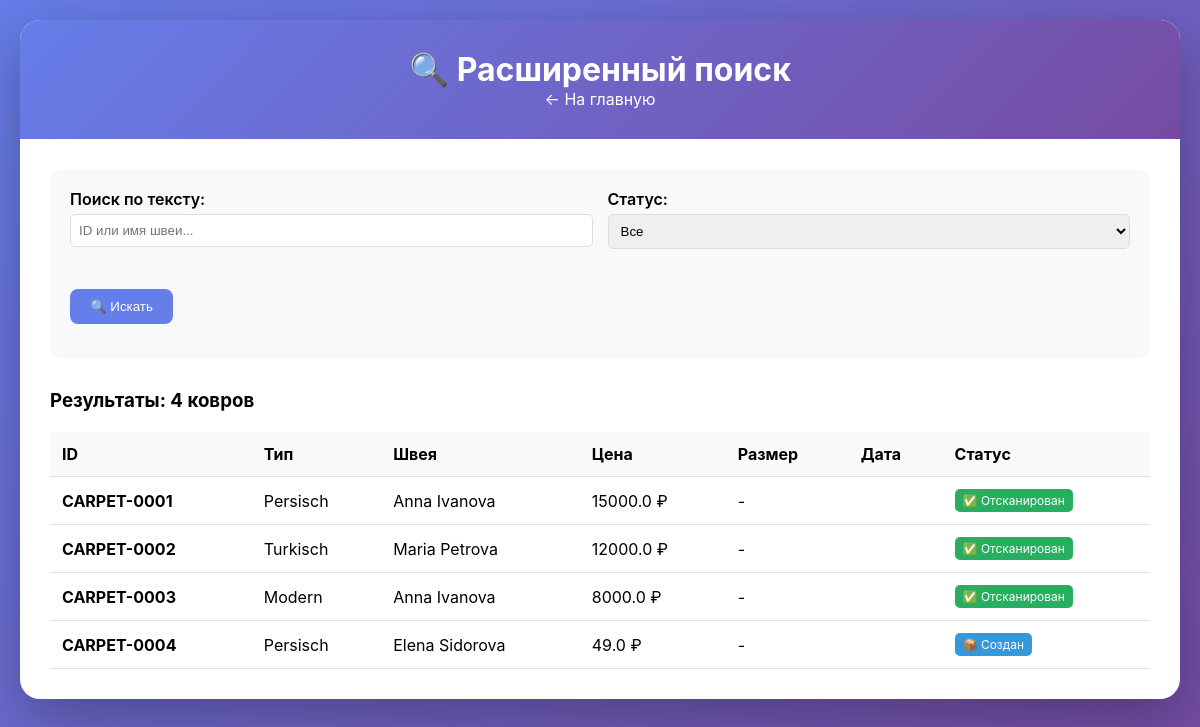
Before: /search with the older database file.
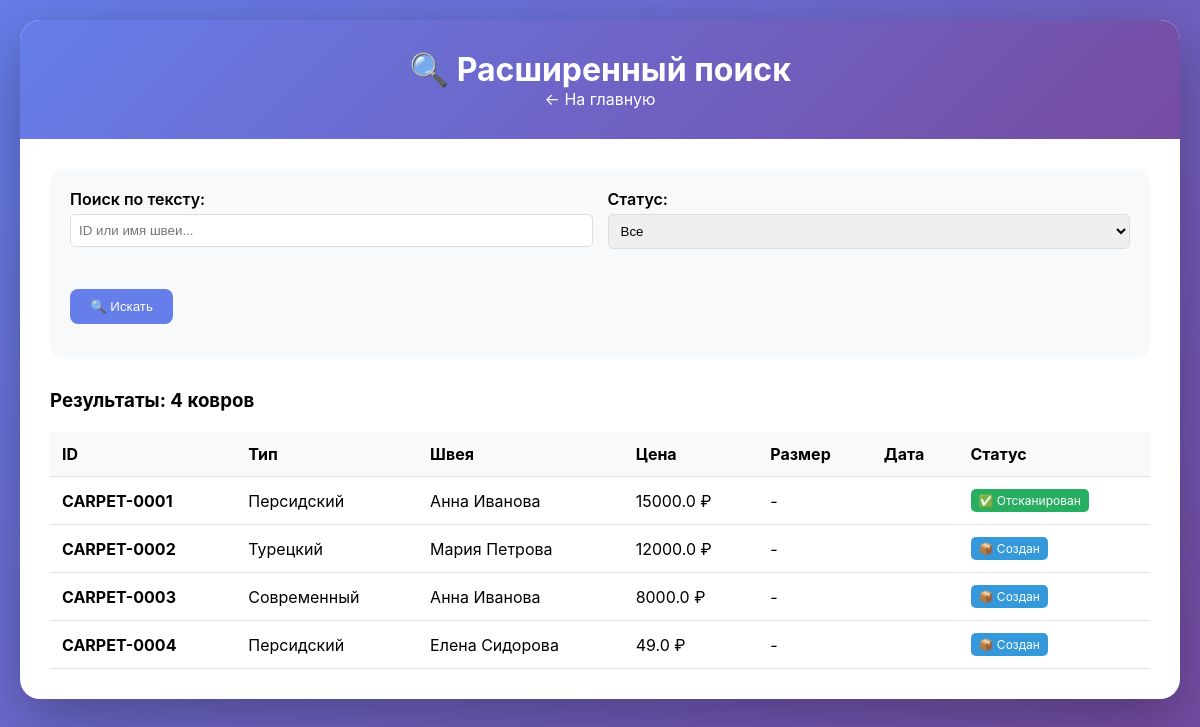
After: the same page with the newer database file.
### app.py (models this page shows)
class Carpet(db.Model):
    id = db.Column(db.Integer, primary_key=True)
    carpet_id = db.Column(db.String(50), unique=True, nullable=False)
    carpet_type_id = db.Column(db.Integer, db.ForeignKey('carpet_type.id'), nullable=False)
    craftsman_id = db.Column(db.Integer, db.ForeignKey('craftsman.id'), nullable=False)
    price = db.Column(db.Float, nullable=False)
    size = db.Column(db.String(50))
    material = db.Column(db.String(100))
    color = db.Column(db.String(50))
    status = db.Column(db.String(50), default='created')
    scanned_at = db.Column(db.String(20), nullable=True)
    scanned_by = db.Column(db.String(50), default='admin')
    notes = db.Column(db.Text)
    qr_code_path = db.Column(db.String(200))
    created_at = db.Column(db.DateTime, default=datetime.utcnow)

class CarpetType(db.Model):
    id = db.Column(db.Integer, primary_key=True)
    name = db.Column(db.String(100), nullable=False, unique=True)
    base_price = db.Column(db.Float, nullable=False)
    description = db.Column(db.Text)
    created_at = db.Column(db.DateTime, default=datetime.utcnow)
    carpets = db.relationship('Carpet', backref='carpet_type_ref', lazy=True)

class Craftsman(db.Model):
    id = db.Column(db.Integer, primary_key=True)
    name = db.Column(db.String(100), nullable=False)
    phone = db.Column(db.String(20))
    created_at = db.Column(db.DateTime, default=datetime.utcnow)
    carpets = db.relationship('Carpet', backref='craftsman_ref', cascade="all, delete-orphan")

### app.py (the view)
@app.route('/search')
def search():
    q = request.args.get('q', '')
    status = request.args.get('status', '')
    craftsman_id = request.args.get('craftsman_id', '')
    carpet_type_id = request.args.get('carpet_type_id', '')
    scan_date_from = request.args.get('scan_date_from', '')
    scan_date_to = request.args.get('scan_date_to', '')
    query = Carpet.query
    if q:
        query = query.filter(Carpet.carpet_id.contains(q) | Carpet.craftsman_ref.has(name=q))
    if status:
        query = query.filter(Carpet.status == status)
    if craftsman_id:
        query = query.filter(Carpet.craftsman_id == craftsman_id)
    if carpet_type_id:
        query = query.filter(Carpet.carpet_type_id == carpet_type_id)
    if scan_date_from:
        query = query.filter(Carpet.scanned_at >= scan_date_from)
    if scan_date_to:
        query = query.filter(Carpet.scanned_at <= scan_date_to)
    carpets = query.all()
    craftsmen_stats = []
    for c in Craftsman.query.all():
        count = Carpet.query.filter_by(craftsman_id=c.id).count()
        scanned = Carpet.query.filter_by(craftsman_id=c.id, status='scanned').count()
        craftsmen_stats.append({'id': c.id, 'name': c.name, 'count': count, 'scanned': scanned})
    return render_template('search.html', carpets=carpets, query=q, status=status,
        craftsmen_stats=craftsmen_stats, craftsmen=Craftsman.query.all(),
        carpet_types=CarpetType.query.all(), selected_craftsman=craftsman_id,
        selected_type=carpet_type_id, scan_date_from=scan_date_from, scan_date_to=scan_date_to)

### templates/search.html (shortened to what this page needs)
<!DOCTYPE html>
<html lang="ru">
<head>
</head>
<body>
    <div class="container">
        <div class="header">
            <h1>🔍 Расширенный поиск</h1>
            <a href="/">← На главную</a>
        </div>
        <div class="content">
            <div class="search-form">
                <form method="GET" action="/search">
                    <div class="form-row">
                        <div class="form-group">
                            <label>Поиск по тексту:</label>
                            <input type="text" name="q" placeholder="ID или имя швеи..." value="{{ query }}">
                        </div>
                        <div class="form-group">
                            <label>Статус:</label>
                            <select name="status">
                                <option value="">Все</option>
                            </select>
                        </div>
                    </div>
                    <div class="form-row">
                        <div class="form-group">
                            <label>&nbsp;</label>
                            <button type="submit">🔍 Искать</button>
                        </div>
                    </div>
                </form>
            </div>
            <h3>Результаты: {{ carpets|length }} ковров</h3>
            {% if carpets %}
            <div style="overflow-x: auto;">
                <table>
                    <thead>
                        <tr>
                            <th>ID</th>
                            <th>Тип</th>
                            <th>Швея</th>
                            <th>Цена</th>
                            <th>Размер</th>
                            <th>Дата</th>
                            <th>Статус</th>
                        </tr>
                    </thead>
                    <tbody>
                        {% for carpet in carpets %}
                        <tr>
                            <td><strong>{{ carpet.carpet_id }}</strong></td>
                            <td>{{ carpet.carpet_type_ref.name if carpet.carpet_type_ref else '-' }}</td>
                            <td>{{ carpet.craftsman_ref.name if carpet.craftsman_ref else '-' }}</td>
                            <td>{{ carpet.price }} ₽</td>
                            <td>{{ carpet.size or '-' }}</td>
                            <td>{{ carpet.date_created }}</td>
                            <td>
                                {% if carpet.status == 'created' %}
                                <span class="status-badge" style="background: #3498db;">📦 Создан</span>
                                {% elif carpet.status == 'scanned' %}
                                <span class="status-badge" style="background: #27ae60;">✅ Отсканирован</span>
                                {% elif carpet.status == 'sold' %}
                                <span class="status-badge" style="background: #95a5a6;">💰 Продан</span>
                                {% else %}
                                <span class="status-badge" style="background: #95a5a6;">{{ carpet.status }}</span>
                                {% endif %}
                            </td>
                        </tr>
                        {% endfor %}
                    </tbody>
                </table>
            </div>
            {% else %}
            <p>Ничего не найдено</p>
            {% endif %}
        </div>
    </div>
</body>
</html>

Changed rows visible on the page:
changed Carpet "CARPET-0001": carpet_type_ref "Persisch" → "Персидский"; craftsman_ref "Anna Ivanova" → "Анна Иванова"
changed Carpet "CARPET-0002": carpet_type_ref "Turkisch" → "Турецкий"; craftsman_ref "Maria Petrova" → "Мария Петрова"; status "✅ Отсканирован" → "📦 Создан"
changed Carpet "CARPET-0003": carpet_type_ref "Modern" → "Современный"; craftsman_ref "Anna Ivanova" → "Анна Иванова"; status "✅ Отсканирован" → "📦 Создан"
changed Carpet "CARPET-0004": carpet_type_ref "Persisch" → "Персидский"; craftsman_ref "Elena Sidorova" → "Елена Сидорова"
